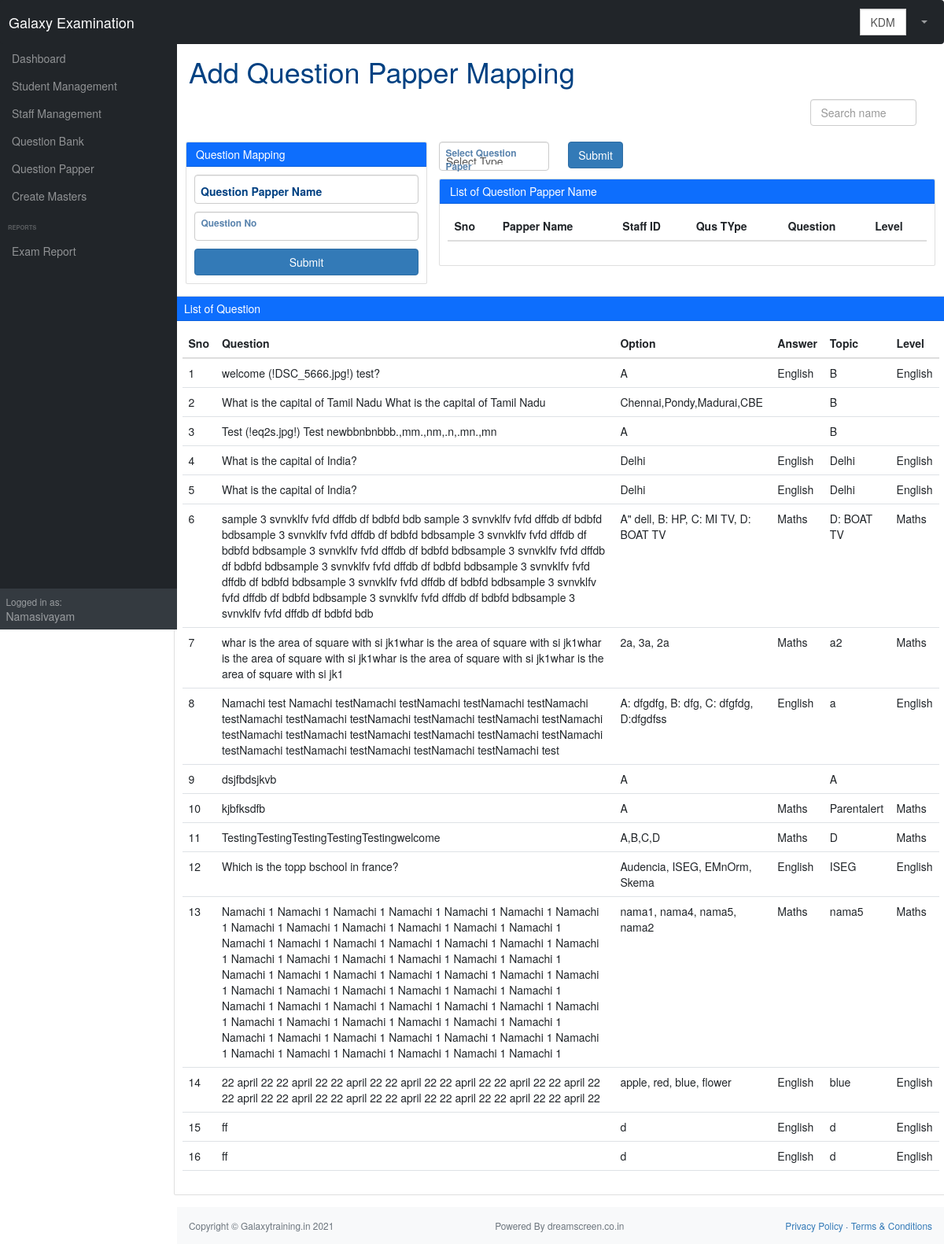
/addquestionpapperMapping.php, run on the app's committed database.
### tables this page shows
CREATE TABLE IF NOT EXISTS `questionbank` (
  `id` int(11) NOT NULL AUTO_INCREMENT,
  `type` varchar(11) NOT NULL,
  `question` text NOT NULL,
  `que_image` varchar(101) NOT NULL,
  `level` varchar(11) NOT NULL,
  `topic` varchar(150) NOT NULL,
  `options` varchar(50) NOT NULL,
  `answer` varchar(50) NOT NULL,
  `explanation` text NOT NULL,
  `ans_image` varchar(101) NOT NULL,
  `insDate` timestamp NOT NULL DEFAULT CURRENT_TIMESTAMP ON UPDATE CURRENT_TIMESTAMP,
  `status` int(11) NOT NULL DEFAULT '0',
  PRIMARY KEY (`id`)
);

### addquestionpapperMapping.php (the view, shortened to what this page needs)
<!DOCTYPE html>
<html lang="en" ng-app="appname">
    <head>
        <link href="https://cdn.jsdelivr.net/npm/simple-datatables@latest/dist/style.css" rel="stylesheet" />
        <link href="css/styles.css" rel="stylesheet" />
        <link rel="stylesheet" href="dist/css/bootstrap.min.css" />
    </head>
    <body class="sb-nav-fixed" ng-controller="studentsCtrl">
        <?php include('header.php'); ?>
        <div id="layoutSidenav">
            <div id="layoutSidenav_nav">
                <?php include('sidebar.php'); ?>
            </div>
            <div id="layoutSidenav_content">
                <main>
                    <div class="container-fluid px-4">
                        <h1 class="mt-4 mb-4">Add Question Papper Mapping</h1>
						<div class="row">
							<div class="row mb-12">
							<div class="col-md-2">
							</div>
							<div class="col-md-2">
							</div>
							<div class="col-md-2">
							</div>
							<div class="col-md-2">
							</div>
							<div class="col-md-2">
							</div>
							<div class="col-md-2">
							<input class="form-control" id="myInput" onkeyup="myFunction()" type="text" placeholder="Search name" required/>
							</div>
							</div>
						</div>
						<div class="row">
						<br>
						</div>
						    <form method="POST" enctype="multipart/form-data" action="questionmap_add.php">
                        <div class="row">
                            <div class="col-xl-4">
                                <div class="card mb-4">
                                    <div class="card-header bg-primary text-white">
                                       Question Mapping
                                    </div>
									<div class="card-body">  <form>
										<div class="row mb-3">
											<div class="col-md-12">
												<div class="form-floating mb-3 mb-md-0">
													<input type="text" id="Faculty" name="Faculty" class="form-control" data-validation="required" ng-model="qus.quspapper_name" placeholder="Search Question Papper" uib-typeahead="c as c.quspapper_name for c in data1 | filter:$viewValue | limitTo:10" typeahead-min-length='1' typeahead-on-select='onSelectPart($item, $model, $label)' typeahead-template-url="customTemplate.html"><label for="bName">Question Papper Name</label>
												</div>
											</div>
										</div>
										<div class="row mb-3">
											<div class="col-md-12">
											<div class="form-floating mb-3 mb-md-0">
												<input class="form-control" id="qno" name="qno" type="text" ng-model="qus.qno" required/>
												<label for="staff_name">Question No</label>
											</div>
										</div>
										</div>
                                        <div class="mt-1 mb-0">
                                            <div class="d-grid">
											<input type = "submit" class="btn btn-primary" name="submit" value ="Submit">
											</div>
                                        </div>
                                    </div>
                                </div>
                            </div>
 </form>
							<div class="col-xl-8">
							<div class="row mb-3">
                                            <div class="col-md-3">
                                                <div class="form-floating mb-3 mb-md-0">
                                                   <select class="form-control form-select-sm" id="stype" name="stype" required>
                                                      <option value="">Select Type</option>
                                                       </select>	<label for="type">Select Question Paper</label>
                                                </div>
                                            </div>
												<div class="col-md-2">
												<input type="button" class="btn btn-primary"  id ='submit' value="Submit" onclick="formValidation()">
							</div>
                                        </div>
                                <div class="card mb-4">
                                    <div class="card-header bg-primary text-white">
                                      List of Question Papper Name
                                    </div>
                                    <div class="card-body">
                                    <table class="table" id="myTable">
                                        <thead>
                                            <tr>
                                                <th>Sno</th>
                                                <th>Papper Name</th>
                                                <th>Staff ID</th>
												<th>Qus TYpe</th>
												<th>Question</th>
												<th>Level</th>
                                            </tr>
                                        </thead>
                                    </table>
									</div>
                                </div>
                            </div>
                        </div>
                       </div>
					   <div class="row">
							<div class="col-xl-12">
                                <div class="card mb-4">
                                    <div class="card-header bg-primary text-white">
                                      List of Question
                                    </div>
                                    <div class="card-body">
                                    <table class="table" id="myTable">
                                        <thead>
                                            <tr>
                                                <th>Sno</th>
                                                <th>Question</th>
                                                <th>Option</th>
                                                <th>Answer</th>
												<th>Topic</th>
                                                <th>Level</th>
                                            </tr>
                                        </thead>
                                        <tbody>
										 <?php
                                           require_once('login/configi.php');
										$query="select * from questionbank";
										$result	=	$mysqli->query($query);
										 $cnt=1;
										while($row=mysqli_fetch_array($result))
                                    {
										?>
											<tr>
											<td><?php echo $cnt;?></td>
											 <td><?php echo $row['question'];?></td>
											 <td><?php echo $row['options'];?></td>
											  <td><?php echo $row['topic'];?></td>
											   <td><?php echo $row['answer'];?></td>
											    <td><?php echo $row['topic'];?></td>
                                            </tr>
							  <?php $cnt=$cnt+1; } ?>
                                        </tbody>
                                    </table>
									</div>
                                </div>
                            </div>
                        </div>
                <footer class="py-4 bg-light mt-auto">
                    <div class="container-fluid px-4">
                        <div class="d-flex align-items-center justify-content-between small">
                            <div class="text-muted">Copyright &copy; Galaxytraining.in 2021</div><div class="text-muted">Powered By dreamscreen.co.in</div>
                            <div>
                                <a href="#">Privacy Policy</a>
                                &middot;
                                <a href="#">Terms &amp; Conditions</a>
                            </div>
                        </div>
                    </div>
                </footer>
            </div>
    </body>
</html>

### header.php (shortened to what this page needs)
<nav class="sb-topnav navbar navbar-expand navbar-dark bg-dark">
            <a class="navbar-brand ps-3" href="index.html">Galaxy Examination </a>
            <button class="btn btn-link btn-sm order-1 order-lg-0 me-4 me-lg-0" id="sidebarToggle" href="#"><i class="fas fa-bars"></i></button>
            <form class="d-none d-md-inline-block form-inline ms-auto me-0 me-md-3 my-2 my-md-0">
                <div class="input-group">
                   <select class="form-control form-select-sm" id="course" >
                        <option>KDM</option>
                      </select>
                </div>
            </form>
            <ul class="navbar-nav ms-auto ms-md-0 me-3 me-lg-4">
                <li class="nav-item dropdown">
                    <a class="nav-link dropdown-toggle" id="navbarDropdown" href="#" role="button" data-bs-toggle="dropdown" aria-expanded="false"><i class="fas fa-user fa-fw"></i></a>
                </li>
            </ul>
        </nav>

### sidebar.php (shortened to what this page needs)
 <nav class="sb-sidenav accordion sb-sidenav-dark" id="sidenavAccordion">
	<div class="sb-sidenav-menu">
		<div class="nav">
		   <a class="nav-link" href="dashboard.php">
				Dashboard
			</a>
			<a class="nav-link collapsed" href="#" data-bs-toggle="collapse" data-bs-target="#studentModule" aria-expanded="false" aria-controls="collapseLayouts">
				Student Management
			</a>
			<a class="nav-link collapsed" href="#" data-bs-toggle="collapse" data-bs-target="#staffModule" aria-expanded="false" aria-controls="collapseLayouts">
				Staff Management
			</a>
			<a class="nav-link collapsed" href="#" data-bs-toggle="collapse" data-bs-target="#Question" aria-expanded="false" aria-controls="collapseLayouts">
				Question Bank
			</a>
			<a class="nav-link collapsed" href="#" data-bs-toggle="collapse" data-bs-target="#Questionpapper" aria-expanded="false" aria-controls="collapseLayouts">
				Question Papper
			</a>
			<a class="nav-link collapsed" href="#" data-bs-toggle="collapse" data-bs-target="#collapsePages" aria-expanded="false" aria-controls="collapsePages">
			  Create Masters
			</a>
			<div class="sb-sidenav-menu-heading">Reports</div>
			<a class="nav-link" href="reports.php">
				Exam Report
			</a>
		</div>
	</div>
	<div class="sb-sidenav-footer">
		<div class="small">Logged in as:</div>
		Namasivayam
	</div>
</nav>

### data on the page
questionbank: question "welcome (!DSC_5666.jpg!) test?", options "A", topic "English", answer "B"
questionbank: question "What is the capital of Tamil Nadu What is the capital of Tamil Nadu", options "Chennai,Pondy,Madurai,CBE", answer "B"
questionbank: question "Test (!eq2s.jpg!) Test newbbnbnbbb.,mm.,nm,.n,.mn.,mn", options "A", answer "B"
questionbank: question "What is the capital of India?", options "Delhi", topic "English", answer "Delhi"
questionbank: question "What is the capital of India?", options "Delhi", topic "English", answer "Delhi"
questionbank: question "sample 3 svnvklfv fvfd dffdb df bdbfd bdb sample 3 svnvklfv fvfd dffdb df bdbfd bdbsample 3 svnvklfv fvfd dffdb df bdbfd bdbsample 3 svnvklfv fvfd dffdb df bdbfd bdbsample 3 svnvklfv fvfd dffdb df bdbfd bdbsample 3 svnvklfv fvfd dffdb df bdbfd bdbsample 3 svnvklfv fvfd dffdb df bdbfd bdbsample 3 svnvklfv fvfd dffdb df bdbfd bdbsample 3 svnvklfv fvfd dffdb df bdbfd bdbsample 3 svnvklfv fvfd dffdb df bdbfd bdbsample 3 svnvklfv fvfd dffdb df bdbfd bdbsample 3 svnvklfv fvfd dffdb df bdbfd bdb", options "A\" dell, B: HP, C: MI TV, D: BOAT TV", topic "Maths", answer "D: BOAT TV"
questionbank: question "whar is the area of square with si jk1whar is the area of square with si jk1whar is the area of square with si jk1whar is the area of square with si jk1whar is the area of square with si jk1", options "2a, 3a, 2a", topic "Maths", answer "a2"
questionbank: question "Namachi test Namachi testNamachi testNamachi testNamachi testNamachi testNamachi testNamachi testNamachi testNamachi testNamachi testNamachi testNamachi testNamachi testNamachi testNamachi testNamachi testNamachi testNamachi testNamachi testNamachi testNamachi testNamachi test", options "A: dfgdfg, B: dfg, C: dfgfdg, D:dfgdfss", topic "English", answer "a"
questionbank: question "dsjfbdsjkvb", options "A", answer "A"
questionbank: question "kjbfksdfb", options "A", topic "Maths", answer "Parentalert"
questionbank: question "TestingTestingTestingTestingTestingwelcome", options "A,B,C,D", topic "Maths", answer "D"
questionbank: question "Which is the topp bschool in france?", options "Audencia, ISEG, EMnOrm, Skema", topic "English", answer "ISEG"
questionbank: question "Namachi 1 Namachi 1 Namachi 1 Namachi 1 Namachi 1 Namachi 1 Namachi 1 Namachi 1 Namachi 1 Namachi 1 Namachi 1 Namachi 1 Namachi 1 Namachi 1 Namachi 1 Namachi 1 Namachi 1 Namachi 1 Namachi 1 Namachi 1 Namachi 1 Namachi 1 Namachi 1 Namachi 1 Namachi 1 Namachi 1 Namachi 1 Namachi 1 Namachi 1 Namachi 1 Namachi 1 Namachi 1 Namachi 1 Namachi 1 Namachi 1 Namachi 1 Namachi 1 Namachi 1 Namachi 1 Namachi 1 Namachi 1 Namachi 1 Namachi 1 Namachi 1 Namachi 1 Namachi 1 Namachi 1 Namachi 1 Namachi 1 Namachi 1 Namachi 1 Namachi 1 Namachi 1 Namachi 1 Namachi 1 Namachi 1 Namachi 1 Namachi 1 Namachi 1 Namachi 1 Namachi 1 Namachi 1 Namachi 1 Namachi 1 Namachi 1", options "nama1, nama4, nama5, nama2", topic "Maths", answer "nama5"
questionbank: question "22 april 22 22 april 22 22 april 22 22 april 22 22 april 22 22 april 22 22 april 22 22 april 22 22 april 22 22 april 22 22 april 22 22 april 22 22 april 22 22 april 22", options "apple, red, blue, flower", topic "English", answer "blue"
questionbank: question "ff", options "d", topic "English", answer "d"
questionbank: question "ff", options "d", topic "English", answer "d"
